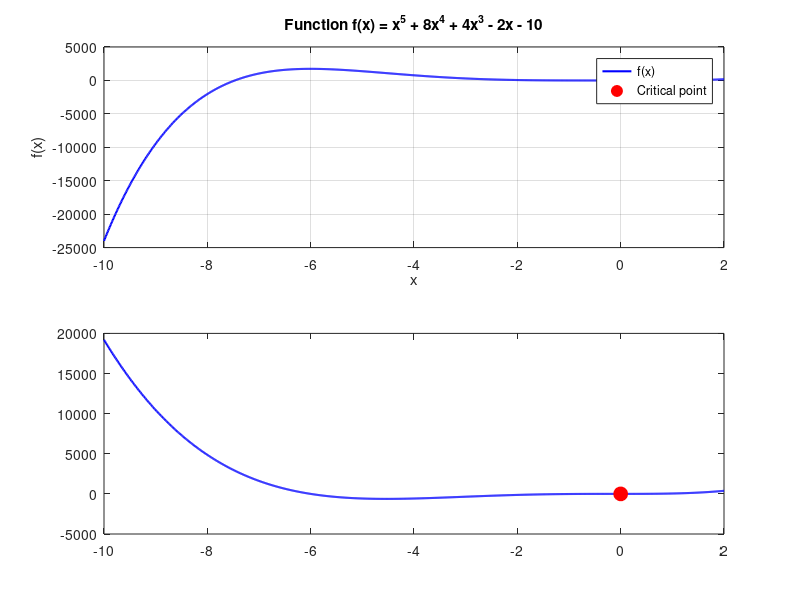

Reproduce this figure in MATLAB. (Note: this script raises an error after producing the figure.)
%% MATLAB 1

clear; clc;

f = @(x) x^5 + 8*x^4 + 4*x^3 - 2*x - 10;
f_prime = @(x) 5*x^4 + 32*x^3 + 12*x^2 - 2;      % First derivative
f_double_prime = @(x) 20*x^3 + 96*x^2 + 24*x;     % Second derivative

x0 = 0;              % Initial guess
tol = 1e-6;          % Tolerance
max_iter = 100;      % Maximum iterations


x = x0;
for i = 1:max_iter
    f_prime_val = f_prime(x);
    f_double_prime_val = f_double_prime(x);
    
    if abs(f_double_prime_val) < 1e-12
        fprintf('Second derivative too small. Method failed.\n');
        break;
    end
    
    x_new = x - f_prime_val / f_double_prime_val;
    
    fprintf('Iteration %2d: x = %.10f, f''(x) = %.10e\n', i, x_new, f_prime(x_new));
    
    if abs(x_new - x) < tol
        fprintf('\nConverged!\n');
        break;
    end
    
    x = x_new;
end

fprintf('Critical point: x = %.10f\n', x);
fprintf('f(x) = %.10f\n', f(x));
fprintf('f''(x) = %.10e\n', f_prime(x));

figure;
subplot(2,1,1);
x_plot = linspace(-10, 2, 1000);
y_plot = arrayfun(f, x_plot);
plot(x_plot, y_plot, 'b-', 'LineWidth', 1.5);
hold on;
plot(x, f(x), 'ro', 'MarkerSize', 10, 'MarkerFaceColor', 'r');
grid on;
xlabel('x');
ylabel('f(x)');
title('Function f(x) = x^5 + 8x^4 + 4x^3 - 2x - 10');
legend('f(x)', 'Critical point');

subplot(2,1,2);
y_prime_plot = arrayfun(f_prime, x_plot);
plot(x_plot, y_prime_plot, 'b-', 'LineWidth', 1.5);
hold on;
plot(x, f_prime(x), 'ro', 'MarkerSize', 10, 'MarkerFaceColor', 'r');
yline(0, 'k--', 'LineWidth', 1);
grid on;
xlabel('x');
ylabel('f''(x)');
title('First Derivative f''(x)');
legend('f''(x)', 'Critical point', 'y=0');

%% MATLAB 2
clc; clear; close all;

% a)
function [x, z_max] = simplex_algorithm(A, b, c)
    [m, n] = size(A);
    
    if size(b, 2) > 1
        b = b';
    end
    if size(c, 2) > 1
        c = c';
    end
    
    if any(b < 0)
        error('All elements of b must be non-negative');
    end
    tableau = zeros(m + 1, n + m + 1);
    tableau(1:m, 1:n) = A;                    % Constraint coefficients
    tableau(1:m, n+1:n+m) = eye(m);           % Slack variables
    tableau(1:m, end) = b;                    % RHS
    tableau(end, 1:n) = -c';                  % Objective coefficients (negative for max)
    
    basic_vars = n + (1:m);
    
    tol = 1e-10;
    
    max_iter = 1000;
    iter = 0;
    
    while iter < max_iter
        iter = iter + 1;
        
        obj_row = tableau(end, 1:end-1);
        if all(obj_row >= -tol)
            break; % Optimal solution found
        end
        
        [min_val, entering_col] = min(obj_row);
        if min_val >= -tol
            break; % Optimal
        end
        
        pivot_col = tableau(1:m, entering_col);
        ratios = inf(m, 1);
        
        for i = 1:m
            if pivot_col(i) > tol
                ratios(i) = tableau(i, end) / pivot_col(i);
            end
        end
        
        [min_ratio, leaving_row] = min(ratios);
        
        if isinf(min_ratio)
            error('Problem is unbounded');
        end
        
        pivot_element = tableau(leaving_row, entering_col);
        
        tableau(leaving_row, :) = tableau(leaving_row, :) / pivot_element;
        
        for i = 1:m+1
            if i ~= leaving_row
                multiplier = tableau(i, entering_col);
                tableau(i, :) = tableau(i, :) - multiplier * tableau(leaving_row, :);
            end
        end
        
        basic_vars(leaving_row) = entering_col;
    end
    
    if iter >= max_iter
        warning('Maximum iterations reached');
    end
    
    x = zeros(n, 1);
    for i = 1:m
        if basic_vars(i) <= n
            x(basic_vars(i)) = tableau(i, end);
        end
    end
    
    z_max = tableau(end, end);
    
    fprintf('\nSimplex Algorithm Results:\n');
    fprintf('Optimal solution x:\n');
    disp(x);
    fprintf('Maximum value z = %.6f\n', z_max);
    fprintf('Number of iterations: %d\n\n', iter);
end

clc;
A = [1 1 0;
     0 0 2;
     0 1 1];
b = [10; 10; 5];
c = [3; 1; 2];

fprintf('Problem: Maximize z(x) = c^T * x\n');
fprintf('Subject to: A*x <= b, x >= 0\n\n');
fprintf('A = \n');
disp(A);
fprintf('b = \n');
disp(b);
fprintf('c = \n');
disp(c);

% b)
fprintf('(b) USING SIMPLEX_ALGORITHM()\n');
[x_simplex, z_simplex] = simplex_algorithm(A, b, c);

% c)
fprintf('(c) USING MATLAB''S LINPROG()\n');

f = -c;  % Negate for maximization
lb = zeros(3, 1);  % x >= 0

options = optimoptions('linprog', 'Display', 'off');
[x_linprog, z_linprog_neg] = linprog(f, A, b, [], [], lb, [], options);
z_linprog = -z_linprog_neg;  % Negate back to get maximum

fprintf('\nLinprog Results:\n');
fprintf('Optimal solution x:\n');
disp(x_linprog);
fprintf('Maximum value z = %.6f\n\n', z_linprog);

% Compare results
fprintf('         COMPARISON OF RESULTS\n');

fprintf('Solution comparison:\n');
fprintf('   Method              x1        x2        x3     Max z(x)\n');
fprintf('   --------------------------------------------------------\n');
fprintf('   Simplex:         %8.4f  %8.4f  %8.4f  %10.4f\n', ...
        x_simplex(1), x_simplex(2), x_simplex(3), z_simplex);
fprintf('   Linprog:         %8.4f  %8.4f  %8.4f  %10.4f\n', ...
        x_linprog(1), x_linprog(2), x_linprog(3), z_linprog);

fprintf('\nDifferences:\n');
diff_x = abs(x_simplex - x_linprog);
diff_z = abs(z_simplex - z_linprog);
fprintf('   |x_simplex - x_linprog| = [%.2e, %.2e, %.2e]\n', ...
        diff_x(1), diff_x(2), diff_x(3));
fprintf('   |z_simplex - z_linprog| = %.2e\n\n', diff_z);

if max(diff_x) < 1e-6 && diff_z < 1e-6
    fprintf('   RESULTS ARE THE SAME (within numerical tolerance)\n\n');
else
    fprintf('   RESULTS DIFFER\n\n');
end

fprintf('Constraint verification for simplex solution:\n');
Ax = A * x_simplex;
fprintf('   A*x = [%.4f, %.4f, %.4f]''\n', Ax(1), Ax(2), Ax(3));
fprintf('   b   = [%.4f, %.4f, %.4f]''\n', b(1), b(2), b(3));
if all(Ax <= b + 1e-6)
    fprintf('   All constraints satisfied\n\n');
else
    fprintf('   Constraints violated\n\n');
end
